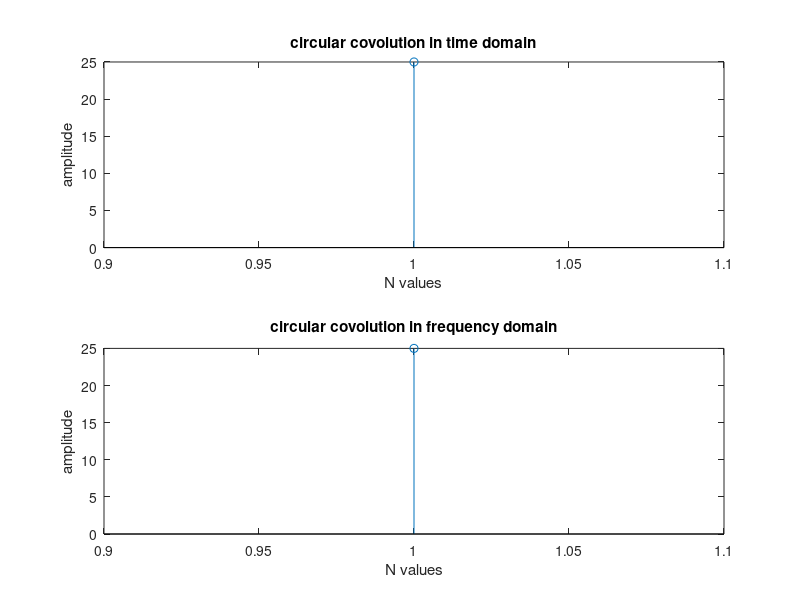

Source code (MATLAB):
clc;
close all;
clear all;
a=input('Enter 1st a sequence');
b=input('Enter 2nd a sequence');
n1=length(a);
n2=length(b);
if(n1~=n2)
    if(n1>n2)
        n=n1;
        b=[b zeros(1,(n1-n2))];
    else
        n=n2;
        a=[a zeros(1,(n2-n1))];
    end
else
    n=n1;
end
%xk=cconv(a,b,n);
%without cconv(a,b,n)
y=zeros(1,n);
for N1=1:n
    for N2=1:n
        j=(mod(N1-N2,n)+1);
        y(N1)=y(N1)+a(N2)*b(j);
    end
end
disp('circular covolution in time domain');
disp(y)
subplot(2,1,1);
stem(y);
xlabel('N values');
ylabel('amplitude');
title('circular covolution in time domain');
Xk1=fft(a,n);
Xk2=fft(b,n);
Xk=Xk1.*Xk2;
Xkk=ifft(Xk);
disp('circular covolution in frequency domain');
disp(Xkk)
subplot(2,1,2);
stem(Xkk);
xlabel('N values');
ylabel('amplitude');
title('circular covolution in frequency domain');